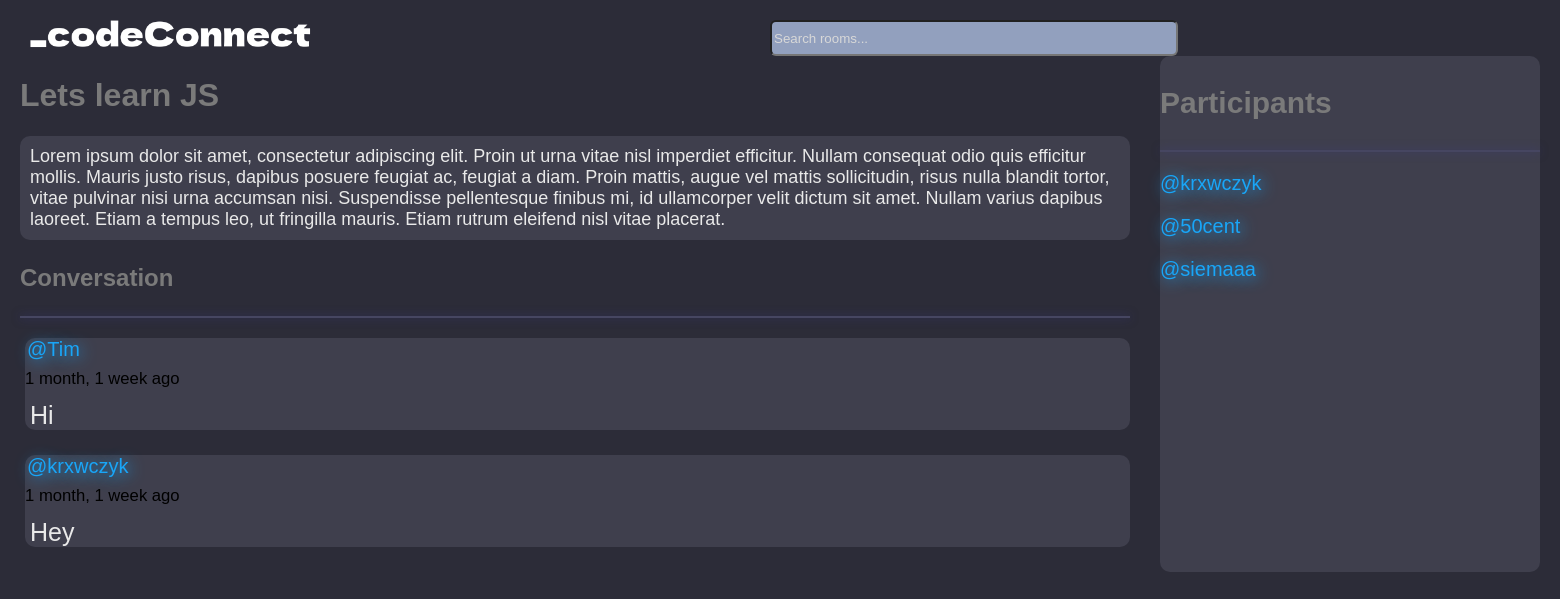
The page /room/1/ on the database its author committed.
### base/models.py (models this page shows, shortened)
class Room(models.Model):
    host = models.ForeignKey(User, on_delete=models.SET_NULL, null=True)
    topic = models.ForeignKey(Topic, on_delete=models.SET_NULL, null=True)
    name = models.CharField(max_length=200)
    description = models.TextField(null=True, blank=True)
    participants = models.ManyToManyField(User, related_name='participants', blank=True)
    updated = models.DateTimeField(auto_now=True)
    created = models.DateTimeField(auto_now_add=True)
    class Meta:
        ordering = ['-updated', '-created']

class Message(models.Model):
    user = models.ForeignKey(User, on_delete=models.CASCADE)
    room = models.ForeignKey(Room, on_delete=models.CASCADE)
    body = models.TextField()
    updated = models.DateTimeField(auto_now=True)
    created = models.DateTimeField(auto_now_add=True)
    class Meta:
        ordering = ['-updated', '-created']

### base/views.py (the view, shortened to what this page needs)
# urls.py: path('room/<str:pk>/', views.room, name="room"),
def room(request, pk):
    room = Room.objects.get(id=pk)
    room_messages = room.message_set.all().order_by('-created')
    participants = room.participants.all()
    context = {'room':room, 'room_messages':room_messages, 'participants':participants}
    return render(request, 'base/room.html', context)

### base/templates/base/room.html (shortened to what this page needs)
{% extends 'main.html' %}
{% block content %}
<div class="room-container">
<div>
<div class="top">
<h1>{{room.name}}</h1>
<p>{{room.description}}</p>
</div>
<div class="comment-wrapper">
    <h3>Conversation</h3>
    <hr>
    {% for message in room_messages %}
    <div class="message_1">
        <small><div class="user">@{{message.user}} </div> {{message.created|timesince}} ago</small>
        <p>{{message.body}}</p>
    </div>
    {% endfor %}
</div>
</div>
<div class="participants">
    <h3>Participants</h3>
    <hr>
    {% for user in participants %}
    <div class="users">
        <p>@{{user.username}}</p>
    </div>
    {% endfor %}
</div>
</div>
{% endblock %}

### static/css/style.css (style rules this page uses)
body { background-color: rgb(44, 44, 56); font-family: arial; margin: 20px; }
::placeholder { color: rgb(216, 216, 216); opacity: 1; }
.top h1 { color: rgb(122, 122, 122); }
.top p { color:rgb(233, 233, 233); background-color:rgb(63, 63, 77); border-radius: 10px; padding:10px; font-size: 18px; margin-right: 30px; }
.comment-wrapper h3 { color:rgb(122, 122, 122); font-size: 24px }
.message_1 { border: none; margin:5px; border-radius: 10px; background-color: rgb(63, 63, 77); font-size: 20px; margin-right: 30px; }
.message_1 p { margin-left: 5px; margin-top: 12px; font-size: 25px; color:rgb(233, 233, 233); }
.user { color: rgb(25, 166, 248); margin-left: 2px; text-shadow: 2px 2px 15px rgb(25, 166, 248); font-size: 20px; padding-bottom: 5px; }
.participants h3 { color:rgb(122, 122, 122); font-size: 30px }
.comment-wrapper hr { border:1px solid rgb(70, 70, 97); box-shadow: 0 0 10px rgba(59, 59, 170, 0.5); margin-bottom:20px; margin-right: 30px; }
.users { color: rgb(25, 166, 248); text-shadow: 2px 2px 15px rgb(25, 166, 248); font-size: 20px; }
.participants { background-color:rgb(63, 63, 77); border-radius: 10px; height: auto; }
.participants hr { border:1px solid rgb(70, 70, 97); box-shadow: 0 0 10px rgba(59, 59, 170, 0.5); }

### base/templates/base/room.html (style rules this page uses)
.room-container { display: grid; grid-template-columns: 3fr 1fr; }

### rows shown on the page
Room: name "Lets learn JS", description "Lorem ipsum dolor sit amet, consectetur adipiscing elit. Proin ut urna vitae nisl imperdiet efficitur. Nullam consequat odio quis efficitur mollis. Mauris justo risus, dapibus posuere feugiat ac, feugiat a diam. Proin mattis, augue vel mattis sollicitudin, risus nulla blandit tortor, vitae pulvinar nisi urna accumsan nisi. Suspendisse pellentesque finibus mi, id ullamcorper velit dictum sit amet. Nullam varius dapibus laoreet. Etiam a tempus leo, ut fringilla mauris. Etiam rutrum eleifend nisl vitae placerat."
Message: user "Tim", created "1 month, 1 week", body "Hi"
Message: user "krxwczyk", created "1 month, 1 week", body "Hey"

### other values the page prints
{{ user.username }} "krxwczyk"
{{ user.username }} "50cent"
{{ user.username }} "siemaaa"
